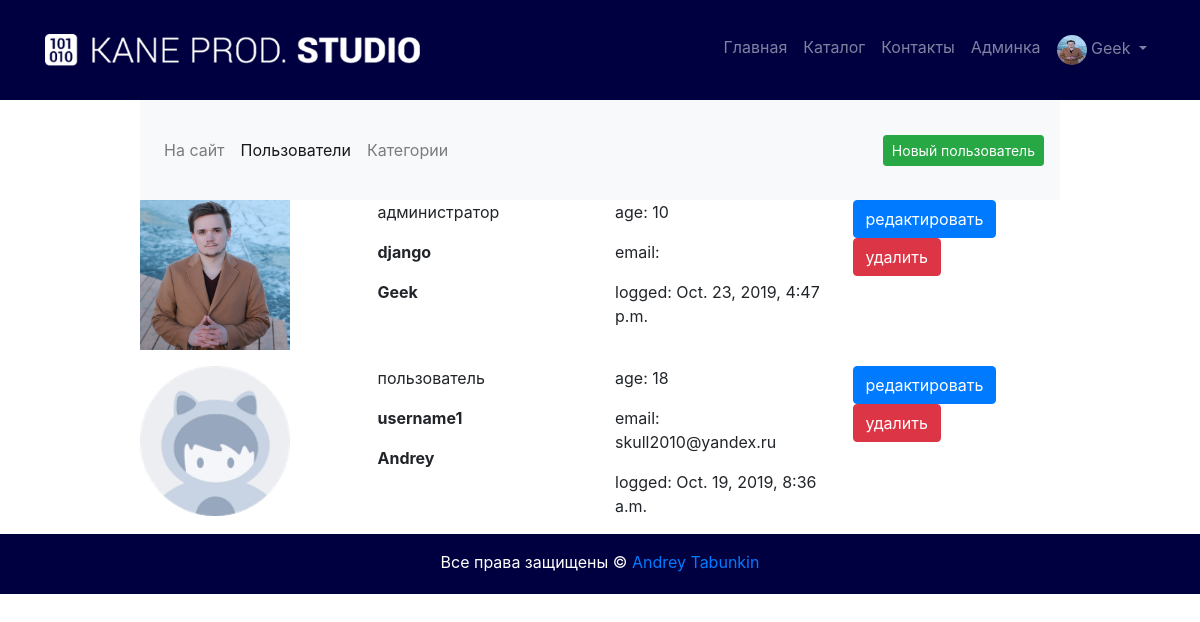
Before: /myadmin/users/read/ (signed in) with the older database file.
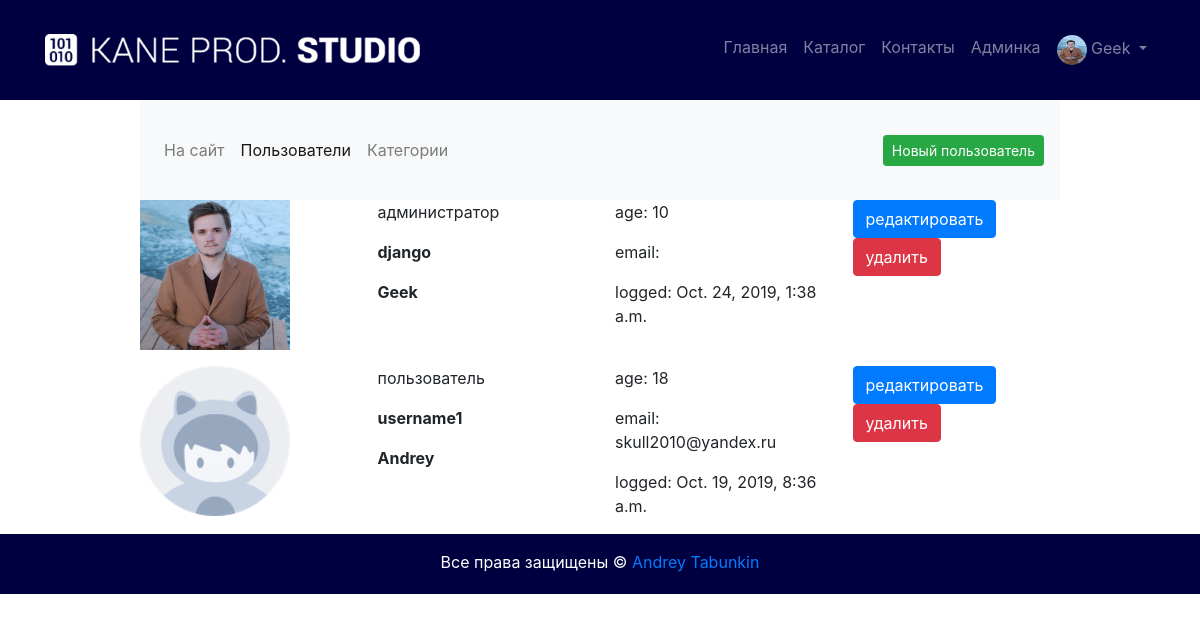
After: the same page with the newer database file.
### authapp/models.py (models this page shows)
class ShopUser(AbstractUser):
    user_photo = models.ImageField(upload_to='users_photo', blank=True)
    age = models.PositiveIntegerField(verbose_name='Возраст', null=True)
    is_active = models.BooleanField(verbose_name='активна', default=True)

### adminapp/views.py (the view)
# urls.py: path('users/read/', adminapp.users, name='users_read'),
@user_passes_test(lambda u: u.is_superuser)
def users(request):
    title = 'админка/пользователи'
    users_list = ShopUser.objects.all().order_by('-is_active', '-is_superuser', '-is_staff', 'username')
    content = {
        'title': title,
        'objects': users_list
    }
    return render(request, 'adminapp/users.html', content)

### adminapp/templates/adminapp/users.html (shortened to what this page needs)
{% extends 'adminapp/base.html' %}
{% load staticfiles %}
{% block content %}
        {% include 'adminapp/includes/inc_menu.html' %}
        {% for object in objects %}
            <div class="row">
                <div class="col-md-12 user_record {% if not object.is_active %}disabled{% endif %}">
                    <div class="row">
                        <div class="col-md-3">
                            <img class="user-img" src="/media/{{ object.user_photo|default:'users_photo/default.png' }}"
                                 alt="{{ object.username }}">
                        </div>
                        <div class="col-md-3">
                            <div>
                                {% if object.is_superuser %}
                                    <p>администратор</p>
                                {% else %}
                                    <p>пользователь</p>
                                {% endif %}
                            </div>
                            <div class="user_name">
                                <p><strong>{{ object.username }}</strong></p>
                                <p>
                                    {% if object.first_name %}
                                        <b>{{ object.first_name|title }}</b>
                                    {% endif %}
                                </p>
                            </div>
                        </div>
                        <div class="col-md-3">
                            <div class="user_age">
                                <p>age: {{ object.age }}</p>
                            </div>
                            <div class="user_email">
                                <p>email: {{ object.email }}</p>
                            </div>
                            <div class="user_lastlogin">
                                <p>logged: {{ object.last_login }}</p>
                            </div>
                        </div>
                        <div class="col-md-2">
                            <div>
                                <a class="btn btn-primary" href={% url 'myadmin:user_update' object.pk %}>
                                    редактировать
                            </div>
                            <div>
                                <a class="btn btn-danger {% if not object.is_active %}disabled{% endif %}" href={% url 'myadmin:user_delete' object.pk %}>
                                    удалить
                            </div>
                        </div>
                    </div>
                </div>
            </div>
        {% endfor %}
{% endblock %}

### mainapp/templates/mainapp/includes/inc_main_menu.html (shortened to what this page needs)
{% load static %}
<nav class="navbar sticky-top navbar-expand-lg navbar-dark w-100">
    <div class="container">
        <a class="navbar-brand" href="{% url 'main:index' %}"><img class="w-75"
                                                                   src="{% static 'img/kane_logotip.png' %}"
                                                                   alt=""></a>
        <div class="collapse navbar-collapse justify-content-end" id="navbarNav">
            <ul class="navbar-nav">
                <li class="nav-item {% if request.resolver_match.url_name == 'index' %}active{% endif %}">
                    <a class="nav-link" href="{% url 'main:index' %}">Главная<span class="sr-only">(current)</span></a>
                </li>
                <li class="nav-item {% if request.resolver_match.url_name == 'catalog' %}active{% endif %}">
                    <a class="nav-link" href="{% url 'main:catalog' 0 %}">Каталог</a>
                </li>
                <li class="nav-item {% if request.resolver_match.url_name == 'contact' %}active{% endif %}">
                    <a class="nav-link" href="{% url 'main:contact' %}">Контакты</a>
                </li>
                {% if user.is_superuser %}
                    <li class="nav-item">
                        <a class="nav-link" href="{% url 'myadmin:users_read' %}">Админка</a>
                    </li>
                {% endif %}
                {% if user.is_authenticated %}
                    <li class="nav-item dropdown">
                        <a class="nav-link dropdown-toggle" href="#" id="navbarDropdown" role="button"
                           data-toggle="dropdown" aria-haspopup="true" aria-expanded="false">
                            <img class="img-rounded user_photo" src="/media/{{ user.user_photo }}"
                                 alt=""> {{ user.first_name|default:'Пользователь' }}
                        </a>
                    </li>
                {% else %}
                    <a class="nav-link" href="{% url 'auth:login' %}">Войти</a>
                {% endif %}
        </div>
    </div>
</nav>

Changed rows visible on the page:
changed ShopUser "django": last_login "Oct. 23, 2019, 4:47 p.m." → "Oct. 24, 2019, 1:38 a.m."
